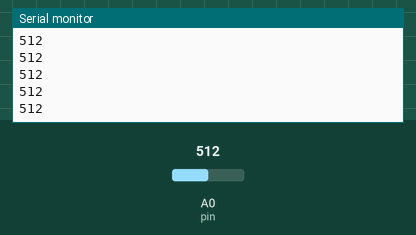
This sketch was run on a simulated Arduino Uno, built with avr-gcc and run on an emulated ATmega328P. Parts: the last lines printed to the serial monitor. The test bench sets the inputs (shaded band); at power-on: A0 (pin) = 512.

Above: at 1.2 s.
1.3 s: A0 (pin) set to 716
At 1.31 s:
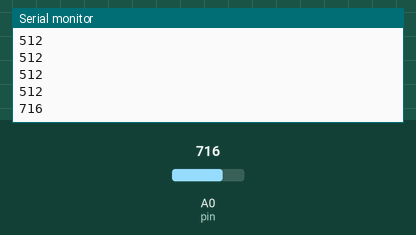
2.8 s: A0 (pin) set to 900
At 2.81 s:
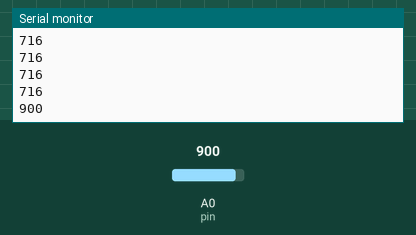
Timing chart, 0 to 5.8 s (numbered marks = the images above; inputs shaded):
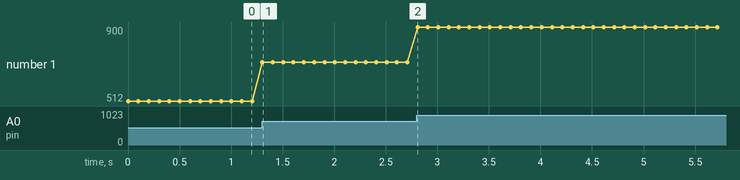

The sketch:

sketch_may04a.ino
```cpp
float pin = 0;
int distance = 0;

void setup()
{
 Serial.begin(9600);
}

void loop()
{
 distance = analogRead(pin);
 Serial.println(distance);
 delay(100);
}
```

Measured:
- after the input at 1.3 s, the serial monitor: prints a new line at once (image 1)
- after the input at 2.8 s, the serial monitor: prints a new line at once (image 2)
- plotted number 1: 512 → 716 after the input at 1.3 s, 716 → 900 after the input at 2.8 s
